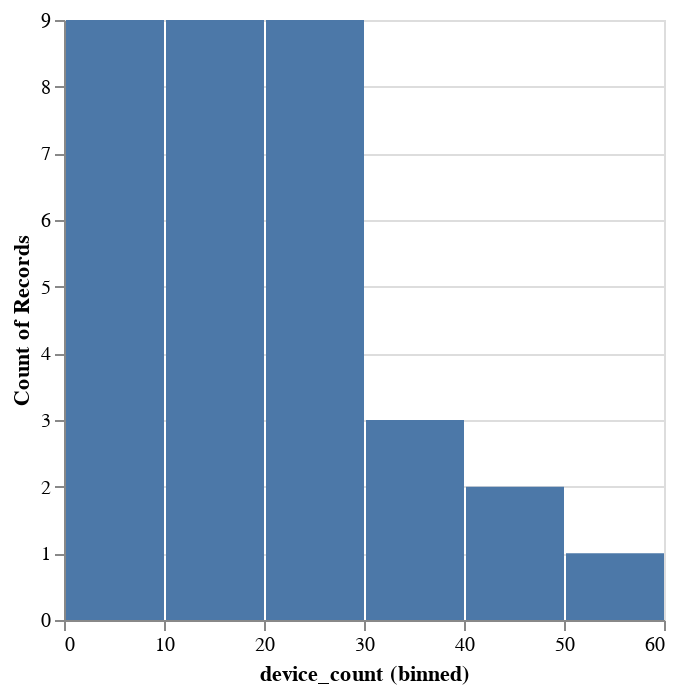

This figure's notebook cell:
### Code cell
# hist_chart
chart = filtered_az_user_df["device_count"].plot.hist()
chart

### Figure 1 — Vega-Lite specification as saved in the notebook (floating-point values rounded to 4 significant figures)
{"config": {"view": {"continuousWidth": 300, "continuousHeight": 300}}, "data": {"name": "data-49e25ff32b9031264c2bc87f6ffb91d8"}, "mark": {"type": "bar", "tooltip": true}, "encoding": {"x": {"bin": true, "field": "device_count", "type": "quantitative"}, "y": {"aggregate": "count", "type": "quantitative"}}, "params": [{"name": "param_7", "select": {"type": "interval", "encodings": ["x", "y"]}, "bind": "scales"}], "$schema": "https://vega.github.io/schema/vega-lite/v5.20.1.json", "datasets": {"data-49e25ff32b9031264c2bc87f6ffb91d8": [{"device_count": 2}, {"device_count": 1}, {"device_count": 3}, {"device_count": 4}, {"device_count": 5}, {"device_count": 6}, {"device_count": 7}, {"device_count": 8}, {"device_count": 9}, {"device_count": 11}, {"device_count": 10}, {"device_count": 12}, {"device_count": 15}, {"device_count": 14}, {"device_count": 16}, {"device_count": 13}, {"device_count": 17}, {"device_count": 18}, {"device_count": 25}, {"device_count": 20}, {"device_count": 21}, {"device_count": 24}, {"device_count": 27}, {"device_count": 22}, {"device_count": 23}, {"device_count": 33}, {"device_count": 36}, {"device_count": 45}, {"device_count": 54}, {"device_count": 29}, {"device_count": 26}, {"device_count": 41}, {"device_count": 38}]}}
